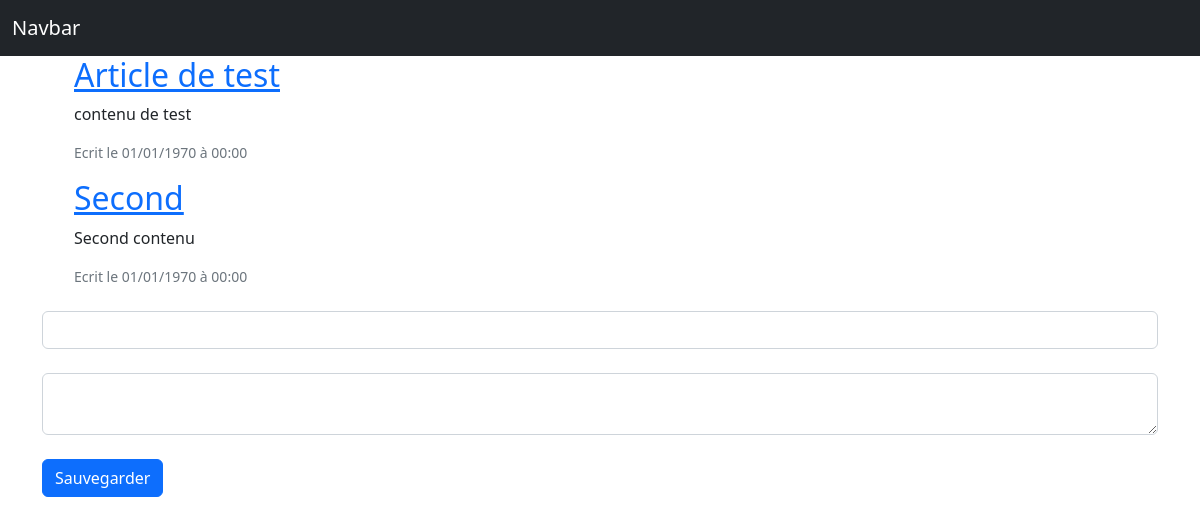
Before: / with the older database file.
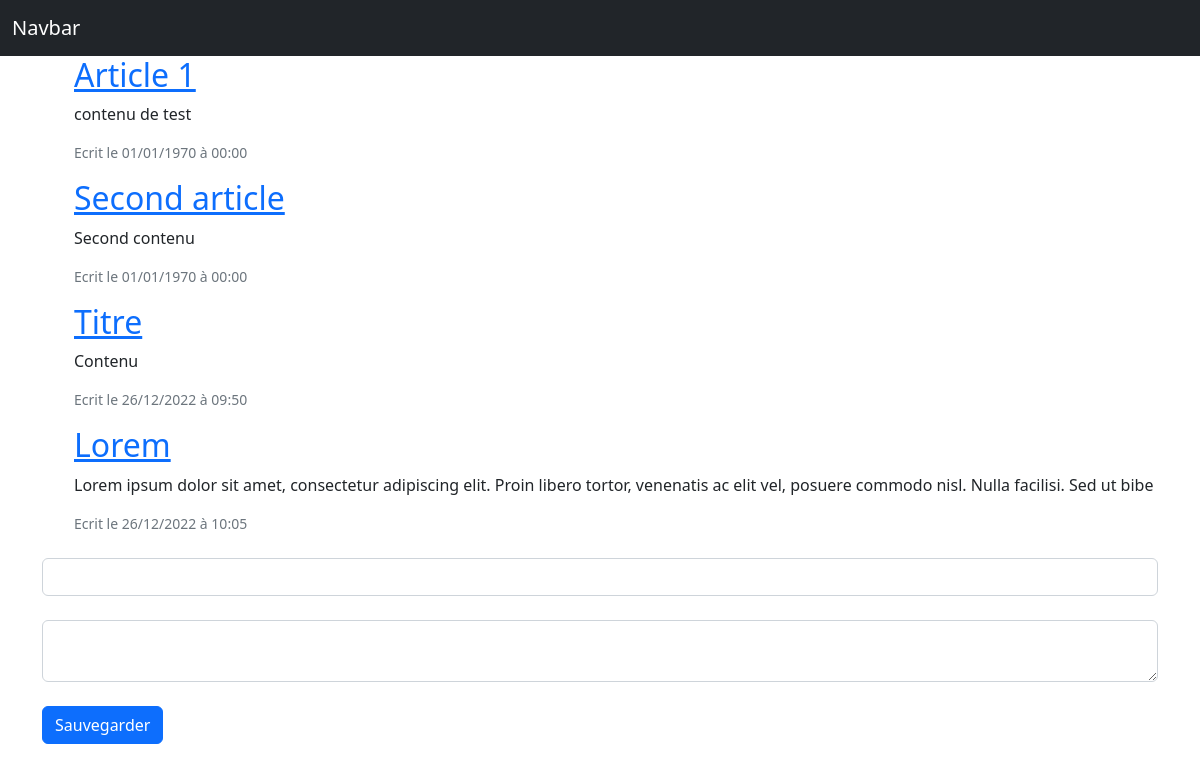
After: the same page with the newer database file.
### tables this page shows
CREATE TABLE "posts" (
	"id"	INTEGER,
	"name"	TEXT,
	"content"	TEXT,
	"created"	INTEGER,
	PRIMARY KEY("id" AUTOINCREMENT)
);

### Post.php (called while the page is built, shortened)
<?php
class Post
{
    public $content;
    public $created;
    public function __construct()
    {
        if(is_int($this->created) || is_string($this->created)){
            $this->created = new DateTime('@' . $this->created);
        }
    }
    public function getExcerpt()
    {
        return substr($this->content, 0,150);
    }
}

### index.php (the view, shortened to what this page needs)
<?php
require 'Post.php';
$pdo = new PDO('sqlite:data.db', null, null, [
    PDO::ATTR_ERRMODE => PDO::ERRMODE_EXCEPTION,
    PDO::ATTR_DEFAULT_FETCH_MODE => PDO::FETCH_OBJ
]);
$error = null;
try {
    $query = $pdo->query('SELECT * FROM posts');
    $posts = $query->fetchAll(PDO::FETCH_CLASS, 'Post');
} catch (PDOException $e) {
    $error = $e->getMessage();
}
require 'header.php';
?>
    <div class="container">
        <?php if ($error): ?>
            <div class="alert alert-danger">
                <?php echo $error ?>
            </div>
        <?php else: ?>
            <ul>
                <?php foreach ($posts as $post): ?>
                    <h2><a href="edit.php?id=<?php echo $post->id ?>"><?php echo htmlentities($post->name) ?></a></h2>
                    <p>
                        <?php echo nl2br(htmlentities($post->getExcerpt())) ?>
                    </p>
                    <p class="small text-muted">
                        Ecrit le <?php echo $post->created->format('d/m/Y à H:i') ?>
                    </p>
                <?php endforeach; ?>
            </ul>
        <?php endif; ?>
        <form action="" method="post">
            <div class="form-group mt-4">
                <input type="text" class="form-control" name="name" value="">
            </div>
            <div class="form-group mt-4">
                <textarea class="form-control" name="content"></textarea>
            </div>
            <button class="btn btn-primary mt-4">Sauvegarder</button>
        </form>
    </div>
<?php
require 'footer.php';
?>

### header.php (shortened to what this page needs)
<!doctype html>
<html lang="en">
<head>
    <link href="https://cdn.jsdelivr.net/npm/bootstrap@5.2.3/dist/css/bootstrap.min.css" rel="stylesheet">
</head>
<body>
<nav class="navbar navbar-expand-lg navbar-dark bg-dark">
    <div class="container-fluid">
        <a class="navbar-brand" href="#">Navbar</a>
    </div>
</nav>

### footer.php (shortened to what this page needs)
</body>
</html>

Changed rows visible on the page:
changed posts "contenu de test": name "Article de test" → "Article 1"
changed posts "Second contenu": name "Second" → "Second article"
added posts: name "Titre", content "Contenu", created "26/12/2022 à 09:50"
added posts: name "Lorem", content "Lorem ipsum dolor sit amet, consectetur adipiscing elit. Proin libero tortor, venenatis ac elit vel, posuere commodo nisl. Nulla facilisi. Sed ut bibe", created "26/12/2022 à 10:05"
